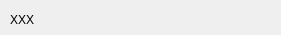
<?xml version="1.0" encoding="UTF-8"?>
<ui version="4.0">
 <class>ListItemWidget2</class>
 <widget class="QWidget" name="ListItemWidget2">
  <property name="geometry">
   <rect>
    <x>0</x>
    <y>0</y>
    <width>281</width>
    <height>35</height>
   </rect>
  </property>
  <property name="windowTitle">
   <string>Form</string>
  </property>
  <widget class="QLabel" name="lblContent">
   <property name="geometry">
    <rect>
     <x>10</x>
     <y>10</y>
     <width>260</width>
     <height>20</height>
    </rect>
   </property>
   <property name="text">
    <string>XXX</string>
   </property>
  </widget>
 </widget>
 <resources/>
 <connections/>
</ui>
